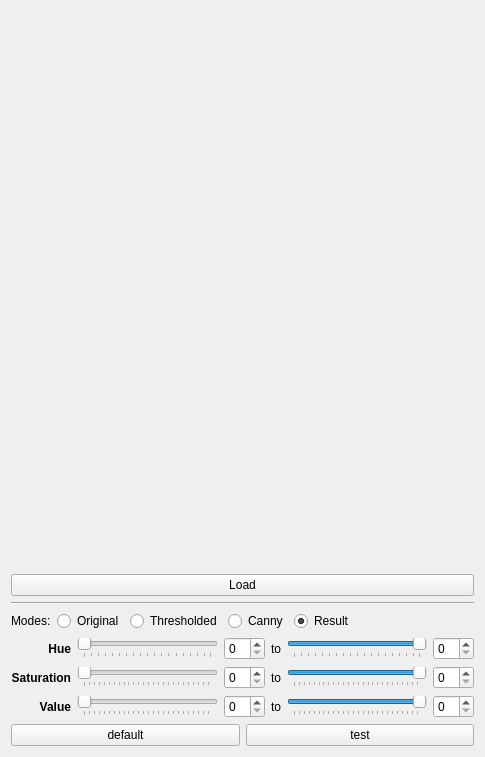
<?xml version="1.0" encoding="UTF-8"?>
<ui version="4.0">
 <class>MainWidget</class>
 <widget class="QWidget" name="MainWidget">
  <property name="geometry">
   <rect>
    <x>0</x>
    <y>0</y>
    <width>485</width>
    <height>757</height>
   </rect>
  </property>
  <property name="windowTitle">
   <string>MainWidget</string>
  </property>
  <layout class="QVBoxLayout" name="verticalLayout">
   <item>
    <widget class="QLabel" name="lbView">
     <property name="sizePolicy">
      <sizepolicy hsizetype="Preferred" vsizetype="Expanding">
       <horstretch>0</horstretch>
       <verstretch>0</verstretch>
      </sizepolicy>
     </property>
     <property name="minimumSize">
      <size>
       <width>0</width>
       <height>500</height>
      </size>
     </property>
     <property name="text">
      <string/>
     </property>
     <property name="alignment">
      <set>Qt::AlignCenter</set>
     </property>
    </widget>
   </item>
   <item>
    <layout class="QHBoxLayout" name="horizontalLayout">
     <item>
      <widget class="QPushButton" name="bnLoad">
       <property name="text">
        <string>Load</string>
       </property>
      </widget>
     </item>
    </layout>
   </item>
   <item>
    <widget class="Line" name="line">
     <property name="orientation">
      <enum>Qt::Horizontal</enum>
     </property>
    </widget>
   </item>
   <item>
    <layout class="QHBoxLayout" name="horizontalLayout_2">
     <item>
      <widget class="QLabel" name="label_4">
       <property name="text">
        <string>Modes:</string>
       </property>
      </widget>
     </item>
     <item>
      <widget class="QRadioButton" name="rbOriginal">
       <property name="text">
        <string>Original</string>
       </property>
      </widget>
     </item>
     <item>
      <widget class="QRadioButton" name="rbThresholded">
       <property name="text">
        <string>Thresholded</string>
       </property>
       <property name="checked">
        <bool>false</bool>
       </property>
      </widget>
     </item>
     <item>
      <widget class="QRadioButton" name="rbCanny">
       <property name="text">
        <string>Canny</string>
       </property>
       <property name="checked">
        <bool>false</bool>
       </property>
      </widget>
     </item>
     <item>
      <widget class="QRadioButton" name="rbResult">
       <property name="text">
        <string>Result</string>
       </property>
       <property name="checked">
        <bool>true</bool>
       </property>
      </widget>
     </item>
     <item>
      <spacer name="horizontalSpacer">
       <property name="orientation">
        <enum>Qt::Horizontal</enum>
       </property>
       <property name="sizeHint" stdset="0">
        <size>
         <width>40</width>
         <height>20</height>
        </size>
       </property>
      </spacer>
     </item>
    </layout>
   </item>
   <item>
    <layout class="QGridLayout" name="gridLayout_2">
     <item row="1" column="1">
      <widget class="QSlider" name="slSaturationFrom">
       <property name="maximum">
        <number>255</number>
       </property>
       <property name="orientation">
        <enum>Qt::Horizontal</enum>
       </property>
       <property name="tickPosition">
        <enum>QSlider::TicksBelow</enum>
       </property>
      </widget>
     </item>
     <item row="0" column="1">
      <widget class="QSlider" name="slHueFrom">
       <property name="maximum">
        <number>179</number>
       </property>
       <property name="orientation">
        <enum>Qt::Horizontal</enum>
       </property>
       <property name="tickPosition">
        <enum>QSlider::TicksBelow</enum>
       </property>
      </widget>
     </item>
     <item row="1" column="3">
      <widget class="QLabel" name="label_7">
       <property name="text">
        <string>to</string>
       </property>
      </widget>
     </item>
     <item row="2" column="0">
      <widget class="QLabel" name="label_3">
       <property name="font">
        <font>
         <weight>75</weight>
         <bold>true</bold>
        </font>
       </property>
       <property name="text">
        <string>Value</string>
       </property>
       <property name="alignment">
        <set>Qt::AlignRight|Qt::AlignTrailing|Qt::AlignVCenter</set>
       </property>
      </widget>
     </item>
     <item row="2" column="2">
      <widget class="QSpinBox" name="spValueFrom"/>
     </item>
     <item row="1" column="2">
      <widget class="QSpinBox" name="spSaturationFrom"/>
     </item>
     <item row="0" column="5">
      <widget class="QSpinBox" name="spHueTo"/>
     </item>
     <item row="2" column="5">
      <widget class="QSpinBox" name="spValueTo"/>
     </item>
     <item row="1" column="5">
      <widget class="QSpinBox" name="spSaturationTo"/>
     </item>
     <item row="0" column="4">
      <widget class="QSlider" name="slHueTo">
       <property name="maximum">
        <number>179</number>
       </property>
       <property name="value">
        <number>179</number>
       </property>
       <property name="orientation">
        <enum>Qt::Horizontal</enum>
       </property>
       <property name="tickPosition">
        <enum>QSlider::TicksBelow</enum>
       </property>
      </widget>
     </item>
     <item row="2" column="4">
      <widget class="QSlider" name="slValueTo">
       <property name="maximum">
        <number>255</number>
       </property>
       <property name="value">
        <number>255</number>
       </property>
       <property name="orientation">
        <enum>Qt::Horizontal</enum>
       </property>
       <property name="tickPosition">
        <enum>QSlider::TicksBelow</enum>
       </property>
      </widget>
     </item>
     <item row="0" column="2">
      <widget class="QSpinBox" name="spHueFrom"/>
     </item>
     <item row="2" column="1">
      <widget class="QSlider" name="slValueFrom">
       <property name="maximum">
        <number>255</number>
       </property>
       <property name="orientation">
        <enum>Qt::Horizontal</enum>
       </property>
       <property name="tickPosition">
        <enum>QSlider::TicksBelow</enum>
       </property>
      </widget>
     </item>
     <item row="1" column="0">
      <widget class="QLabel" name="label_2">
       <property name="font">
        <font>
         <weight>75</weight>
         <bold>true</bold>
        </font>
       </property>
       <property name="text">
        <string>Saturation</string>
       </property>
       <property name="alignment">
        <set>Qt::AlignRight|Qt::AlignTrailing|Qt::AlignVCenter</set>
       </property>
      </widget>
     </item>
     <item row="0" column="0">
      <widget class="QLabel" name="label">
       <property name="font">
        <font>
         <weight>75</weight>
         <bold>true</bold>
        </font>
       </property>
       <property name="text">
        <string>Hue</string>
       </property>
       <property name="alignment">
        <set>Qt::AlignRight|Qt::AlignTrailing|Qt::AlignVCenter</set>
       </property>
      </widget>
     </item>
     <item row="1" column="4">
      <widget class="QSlider" name="slSaturationTo">
       <property name="maximum">
        <number>255</number>
       </property>
       <property name="value">
        <number>255</number>
       </property>
       <property name="orientation">
        <enum>Qt::Horizontal</enum>
       </property>
       <property name="tickPosition">
        <enum>QSlider::TicksBelow</enum>
       </property>
      </widget>
     </item>
     <item row="0" column="3">
      <widget class="QLabel" name="label_5">
       <property name="text">
        <string>to</string>
       </property>
      </widget>
     </item>
     <item row="2" column="3">
      <widget class="QLabel" name="label_9">
       <property name="text">
        <string>to</string>
       </property>
      </widget>
     </item>
    </layout>
   </item>
   <item>
    <layout class="QHBoxLayout" name="horizontalLayout_4">
     <item>
      <widget class="QPushButton" name="btn_default">
       <property name="text">
        <string>default</string>
       </property>
      </widget>
     </item>
     <item>
      <widget class="QPushButton" name="btn_test">
       <property name="text">
        <string>test</string>
       </property>
      </widget>
     </item>
    </layout>
   </item>
  </layout>
 </widget>
 <layoutdefault spacing="6" margin="11"/>
 <tabstops>
  <tabstop>bnLoad</tabstop>
  <tabstop>rbOriginal</tabstop>
  <tabstop>rbThresholded</tabstop>
  <tabstop>rbCanny</tabstop>
  <tabstop>rbResult</tabstop>
  <tabstop>slHueFrom</tabstop>
  <tabstop>spHueFrom</tabstop>
  <tabstop>slHueTo</tabstop>
  <tabstop>spHueTo</tabstop>
  <tabstop>slSaturationFrom</tabstop>
  <tabstop>spSaturationFrom</tabstop>
  <tabstop>slSaturationTo</tabstop>
  <tabstop>spSaturationTo</tabstop>
  <tabstop>slValueFrom</tabstop>
  <tabstop>spValueFrom</tabstop>
  <tabstop>slValueTo</tabstop>
  <tabstop>spValueTo</tabstop>
  <tabstop>btn_default</tabstop>
  <tabstop>btn_test</tabstop>
 </tabstops>
 <resources/>
 <connections>
  <connection>
   <sender>slHueFrom</sender>
   <signal>sliderMoved(int)</signal>
   <receiver>spHueFrom</receiver>
   <slot>setValue(int)</slot>
   <hints>
    <hint type="sourcelabel">
     <x>159</x>
     <y>515</y>
    </hint>
    <hint type="destinationlabel">
     <x>195</x>
     <y>517</y>
    </hint>
   </hints>
  </connection>
  <connection>
   <sender>spHueFrom</sender>
   <signal>valueChanged(int)</signal>
   <receiver>slHueFrom</receiver>
   <slot>setValue(int)</slot>
   <hints>
    <hint type="sourcelabel">
     <x>208</x>
     <y>523</y>
    </hint>
    <hint type="destinationlabel">
     <x>158</x>
     <y>522</y>
    </hint>
   </hints>
  </connection>
  <connection>
   <sender>slSaturationFrom</sender>
   <signal>valueChanged(int)</signal>
   <receiver>spSaturationFrom</receiver>
   <slot>setValue(int)</slot>
   <hints>
    <hint type="sourcelabel">
     <x>156</x>
     <y>538</y>
    </hint>
    <hint type="destinationlabel">
     <x>195</x>
     <y>546</y>
    </hint>
   </hints>
  </connection>
  <connection>
   <sender>spSaturationFrom</sender>
   <signal>valueChanged(int)</signal>
   <receiver>slSaturationFrom</receiver>
   <slot>setValue(int)</slot>
   <hints>
    <hint type="sourcelabel">
     <x>209</x>
     <y>535</y>
    </hint>
    <hint type="destinationlabel">
     <x>160</x>
     <y>540</y>
    </hint>
   </hints>
  </connection>
  <connection>
   <sender>slValueFrom</sender>
   <signal>sliderMoved(int)</signal>
   <receiver>spValueFrom</receiver>
   <slot>setValue(int)</slot>
   <hints>
    <hint type="sourcelabel">
     <x>149</x>
     <y>568</y>
    </hint>
    <hint type="destinationlabel">
     <x>211</x>
     <y>573</y>
    </hint>
   </hints>
  </connection>
  <connection>
   <sender>spValueFrom</sender>
   <signal>valueChanged(int)</signal>
   <receiver>slValueFrom</receiver>
   <slot>setValue(int)</slot>
   <hints>
    <hint type="sourcelabel">
     <x>208</x>
     <y>561</y>
    </hint>
    <hint type="destinationlabel">
     <x>152</x>
     <y>571</y>
    </hint>
   </hints>
  </connection>
  <connection>
   <sender>slHueTo</sender>
   <signal>sliderMoved(int)</signal>
   <receiver>spHueTo</receiver>
   <slot>setValue(int)</slot>
   <hints>
    <hint type="sourcelabel">
     <x>340</x>
     <y>516</y>
    </hint>
    <hint type="destinationlabel">
     <x>402</x>
     <y>521</y>
    </hint>
   </hints>
  </connection>
  <connection>
   <sender>spHueTo</sender>
   <signal>valueChanged(int)</signal>
   <receiver>slHueTo</receiver>
   <slot>setValue(int)</slot>
   <hints>
    <hint type="sourcelabel">
     <x>407</x>
     <y>513</y>
    </hint>
    <hint type="destinationlabel">
     <x>362</x>
     <y>518</y>
    </hint>
   </hints>
  </connection>
  <connection>
   <sender>slSaturationTo</sender>
   <signal>sliderMoved(int)</signal>
   <receiver>spSaturationTo</receiver>
   <slot>setValue(int)</slot>
   <hints>
    <hint type="sourcelabel">
     <x>328</x>
     <y>544</y>
    </hint>
    <hint type="destinationlabel">
     <x>410</x>
     <y>550</y>
    </hint>
   </hints>
  </connection>
  <connection>
   <sender>spSaturationTo</sender>
   <signal>valueChanged(int)</signal>
   <receiver>slSaturationTo</receiver>
   <slot>setValue(int)</slot>
   <hints>
    <hint type="sourcelabel">
     <x>407</x>
     <y>543</y>
    </hint>
    <hint type="destinationlabel">
     <x>345</x>
     <y>543</y>
    </hint>
   </hints>
  </connection>
  <connection>
   <sender>slValueTo</sender>
   <signal>sliderMoved(int)</signal>
   <receiver>spValueTo</receiver>
   <slot>setValue(int)</slot>
   <hints>
    <hint type="sourcelabel">
     <x>369</x>
     <y>566</y>
    </hint>
    <hint type="destinationlabel">
     <x>398</x>
     <y>571</y>
    </hint>
   </hints>
  </connection>
  <connection>
   <sender>spValueTo</sender>
   <signal>valueChanged(int)</signal>
   <receiver>slValueTo</receiver>
   <slot>setValue(int)</slot>
   <hints>
    <hint type="sourcelabel">
     <x>394</x>
     <y>566</y>
    </hint>
    <hint type="destinationlabel">
     <x>357</x>
     <y>571</y>
    </hint>
   </hints>
  </connection>
 </connections>
</ui>
